Frame 1 (no input): blank canvas, image omitted
Frame 60 (no input): blank canvas, image omitted
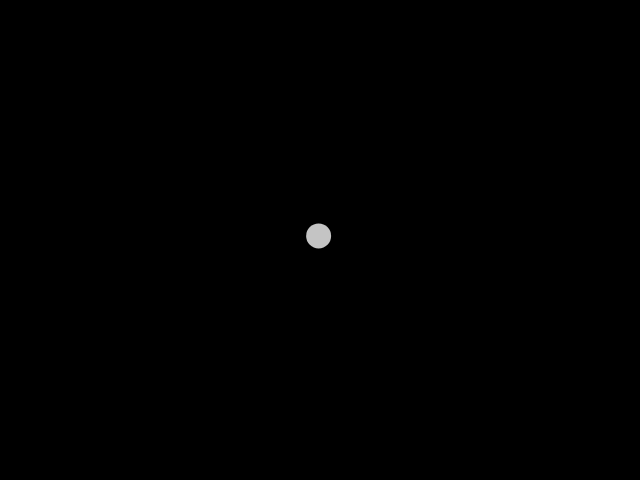
Frame 120 (the mouse pressed at the canvas centre since frame 60)

The p5.js sketch whose frames 1 and 60 were blank and that drew this single picture after the mouse press (run headless with seeded random() and noise() and a simulated clock; from frame 60 on, the mouse is pressed at the canvas centre):

// p5.js sketch
// ── sketch.js
var bubbles=[];

function setup() {
	createCanvas(640,480);
}

function draw() {
    background(0);
    for (var i=0;i<bubbles.length;i++)
    {
        bubbles[i].show();
        bubbles[i].update();
        if (bubbles[i].exists())
            bubbles.splice(i,1);
    }    
}

function mousePressed() {
    bubbles.push(new Bubble(mouseX,mouseY));
}
// ── bubble.js
function Bubble(xx, yy) {
    
    this.x = xx;
    this.y = yy;
    this.rad = 25;
    this.alpha = 255;
    
    this.show = function() {
        noStroke();
        fill(255,this.alpha);
        ellipse(this.x,this.y,this.rad,this.rad);
    };
    
    this.update = function() {
        this.x += random(-2,2);
        this.y += random(-2,2);
        this.alpha--;
    };
    
    this.exists = function() {
        if (this.alpha < 0)
            return true;
        else
            return false;
    }
}
